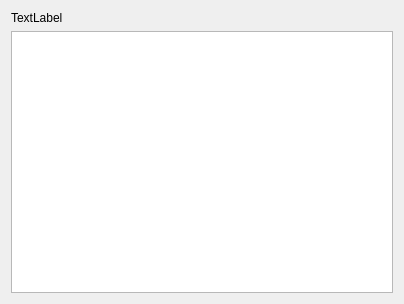
<?xml version="1.0" encoding="UTF-8"?>
<ui version="4.0">
 <class>Widget</class>
 <widget class="QWidget" name="Widget">
  <property name="geometry">
   <rect>
    <x>0</x>
    <y>0</y>
    <width>404</width>
    <height>304</height>
   </rect>
  </property>
  <property name="windowTitle">
   <string>widget</string>
  </property>
  <layout class="QGridLayout" name="gridLayout">
   <item row="1" column="0">
    <widget class="QGraphicsView" name="graphicsView">
     <property name="enabled">
      <bool>true</bool>
     </property>
     <property name="foregroundBrush">
      <brush brushstyle="NoBrush">
       <color alpha="255">
        <red>0</red>
        <green>0</green>
        <blue>0</blue>
       </color>
      </brush>
     </property>
    </widget>
   </item>
   <item row="0" column="0">
    <widget class="QLabel" name="label">
     <property name="text">
      <string>TextLabel</string>
     </property>
    </widget>
   </item>
  </layout>
 </widget>
 <layoutdefault spacing="6" margin="11"/>
 <resources/>
 <connections/>
</ui>
